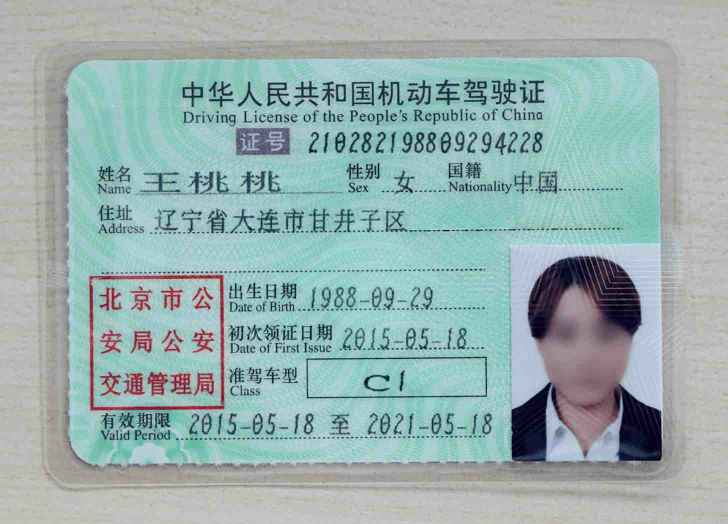
#> input picture remove_mark/test/002.jpg, 1455 x 1048 px (shown at 1/2 size)
$ python demo02.py
#> lines starting #> are read from the running program, lines starting #| are printed output that depends on the picture; after the words box and inside, x2 and y2 are one past the last pixel; in counts of white or black regions, pixels touching at a corner belong together
#> further down, src is the input picture: shape (1048, 1455, 3); mean B, G, R 175.9, 175.5, 152.9
# -*- coding: utf-8 -*-
"""
当初为了解决表格位置提取时，红色印章的干扰导致表格位置提取错误的问题！
@author: libo
"""
import sys
import cv2
import numpy as np
import time
import pysnooper

def find_circles(img):
    take = time.time()
    # cv2.imwrite('./res_test/origin.jpg', img)
    h, w = img.shape[0:2]
#> h = 1048; w = 1455
    print('h1 = %s, w1 = %s' % (h, w))
#| h1 = 1048, w1 = 1455

    coe = 0.25
    dstHeight, dstWidth = int(h * coe), int(w * coe)
#> dstHeight = 262; dstWidth = 363
    mat = np.float32([[coe, 0, 0], [0, coe, 0]])
    img_resize = cv2.warpAffine(img, mat, (dstWidth, dstHeight))
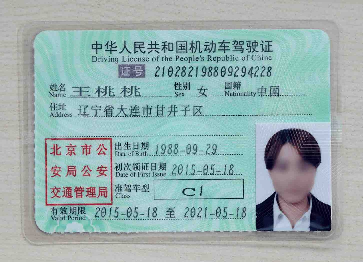
#> img_resize: shape (262, 363, 3); mean B, G, R 176.1, 175.6, 152.9
    h2, w2 = img_resize.shape[0:2]
#> h2 = 262; w2 = 363
    print('h2 = %s, w2 = %s' % (h2, w2))
#| h2 = 262, w2 = 363
    # cv2.imwrite('./res_test/img_resize.jpg', img_resize)

    time1 = time.time()
    for row in range(h2):
        for col in range(w2):
            if img_resize[row][col][0] < 150 and img_resize[row][col][1] < 150 and img_resize[row][col][2] > 150:           # 127   127     128
                continue
            else:
                img_resize[row][col][0] = (img_resize[row][col][2]*299 + img_resize[row][col][1]*587 + img_resize[row][col][0]*144 + 500) / 1000
                img_resize[row][col][1] = img_resize[row][col][0]
                img_resize[row][col][2] = img_resize[row][col][0]
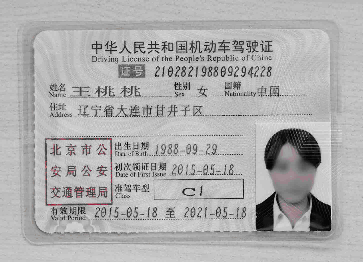
#> img_resize: shape (262, 363, 3); mean B, G, R 174, 173.9, 174.4
    cv2.imwrite('./res_test/img_resize2.jpg', img_resize)
    print('pix_mod_time', time.time() - time1)

    B_channel, G_channel, R_channel = cv2.split(img_resize)  # 注意cv2.split()返回通道顺序
    # cv2.imwrite('./res_test/B_channel.jpg', B_channel)
    # cv2.imwrite('./res_test/G_channel.jpg', G_channel)
    # cv2.imwrite('./res_test/R_channel.jpg', R_channel)

    _, RedThresh = cv2.threshold(R_channel, 200, 255, cv2.THRESH_BINARY)
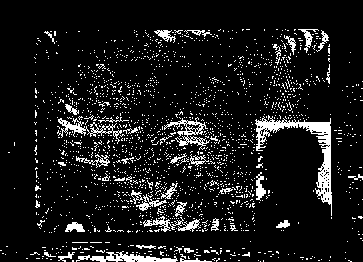
#> RedThresh: shape (262, 363); 9.9% white in thin lines or dots, all inside (x1, y1, x2, y2) = (0, 29, 363, 262)
    _, BlueThresh = cv2.threshold(B_channel, 200, 255, cv2.THRESH_BINARY)

    mask = cv2.bitwise_xor(RedThresh, BlueThresh)
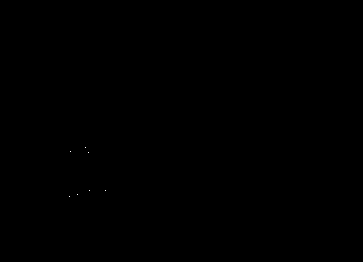
#> mask: shape (262, 363); 0.01% white in thin lines or dots, all inside (x1, y1, x2, y2) = (69, 147, 106, 197)
    kernel = np.ones((5, 5), np.uint8)
    mask = cv2.morphologyEx(mask, cv2.MORPH_CLOSE, kernel)  # 闭运算，避免边缘连接断裂问题
    cv2.imwrite('./res_test/mask.jpg', mask)

    binary = cv2.adaptiveThreshold(mask, 255, cv2.ADAPTIVE_THRESH_MEAN_C, cv2.THRESH_BINARY_INV, 5, 2)      # 自适应二值化   25, 10
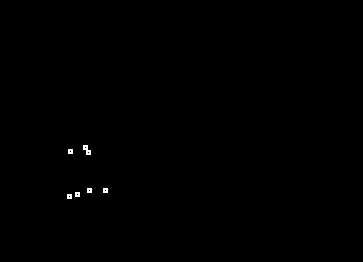
#> binary: shape (262, 363); 0.18% white in thin lines or dots, all inside (x1, y1, x2, y2) = (67, 145, 108, 199)
    cv2.imwrite('./res_test/binary.jpg', binary)
    contours, hierarchy = cv2.findContours(binary, cv2.RETR_TREE, cv2.CHAIN_APPROX_SIMPLE)
#> contours = 13 contours, 12 with area under 20; largest, box (x1, y1, x2, y2) and area: (83, 145, 91, 155) 34
    print('len(contours) = ', len(contours))
#| len(contours) =  13

    # img_copy = img_resize.copy()
    # imgResize_copy = np.zeros([h2, w2, 3], np.uint8)
    blocks_contours = []
    pts = []
    for contour in contours:
        mark_flag = True
        contourArea = cv2.contourArea(contour)
        # print('contourArea = ', contourArea)
        # print('contour = ', contour)
        if contourArea < h2 * w2 / 100 or contourArea > h2 * w2 / 10:
            mark_flag = False
        if not mark_flag:
            continue

        # 如果包围框的中心点落在另一个包围框中
        M = cv2.moments(contour)
        cx = int(M['m10'] / M['m00'])  # 获取质心信息
        cy = int(M['m01'] / M['m00'])
        pt_center = (cx, cy)
        if cx * cx + cy * cy <= w2 * w2 * 5 / 12:
            mark_flag = False
        for cnt in blocks_contours:
            if cv2.pointPolygonTest(cnt, pt_center, True) > 0:
                mark_flag = False
        if not mark_flag:
            continue
        blocks_contours.append(contour)

        rect = cv2.minAreaRect(contour)  # 得到最小外接矩形的（中心(x,y), (宽,高), 旋转角度）
        # print('rect = ', rect)
        box = cv2.boxPoints(rect)       # 获取最小外接矩形的4个顶点坐标
        box = np.int0(box)
        # print('box = ', box)
        cv2.drawContours(img_resize, [box], 0, (255, 0, 0), 1)
        cv2.imwrite('./res_test/contours_rect.jpg', img_resize)

        x_min = box[1][0]
        y_min = box[1][1]
        x_max = box[3][0]
        y_max = box[3][1]
        pts.append([x_min, y_min, x_max, y_max])
        print('pts = ', pts)
#> this loop made 13 passes
#> contourArea on pass 11: 34
#> after the loop, blocks_contours = []; pts = []

    print('len(blocks_contours) = ', len(blocks_contours))
#| len(blocks_contours) =  0

    if pts:
        tmp = 0
        for pt in pts:
            print('pt = ', pt)
            roi = img[pt[1]*4: pt[3]*4, pt[0]*4: pt[2]*4]
            tmp += 1
            cv2.imwrite('./res_test/roi' + str(tmp) + '.jpg', roi)
            B_roi, G_roi, R_roi = cv2.split(roi)
            _, RedThresh_roi = cv2.threshold(R_roi, 128, 255, cv2.THRESH_BINARY)        # 100
            cv2.imwrite('./res_test/RedThresh_roi' + str(tmp) + '.jpg', RedThresh_roi)
            # 膨胀操作
            element = cv2.getStructuringElement(cv2.MORPH_RECT, (5, 5))         # (3, 3)
            erode = cv2.erode(RedThresh_roi, element)
            cv2.imwrite('./res_test/erode_roi' + str(tmp) + '.jpg', erode)

            erodeImg = np.expand_dims(erode, axis=2)
            erodeImg = np.concatenate((erodeImg, erodeImg, erodeImg), axis=-1)
            cv2.imwrite('./res_test/erodeImg' + str(tmp) + '.jpg', erodeImg)

            img[pt[1] * 4: pt[3] * 4, pt[0] * 4: pt[2] * 4] = erodeImg
            cv2.imwrite('./res_test/imgOrigin' + str(tmp) + '.jpg', img)


if __name__ == "__main__":
    img_path = './test/002.jpg'
    src = cv2.imread(img_path)
    find_circles(src)
